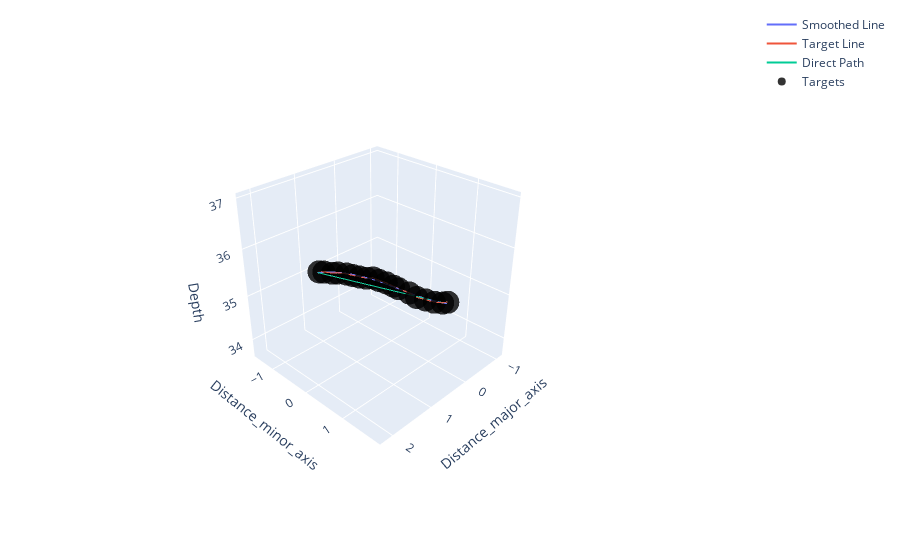

The code cell stored with this chart in its notebook:
### Code cell
i = 20
trackPlot(dfT,dfR.iloc[i].Process_ID, dfR.iloc[i].Region_ID)
print(regionStats(dfR.iloc[i],dfT,processParams1))
print(regionStats(dfR.iloc[i],dfT,processParams1))

### Figure 1 — Plotly figure (JSON) as saved in the notebook; plotly's stock layout.template omitted (floating-point values rounded to 4 significant figures)
{"data": [{"mode": "lines", "name": "Smoothed Line", "type": "scatter3d", "x": [0.1747, 0.2401, 0.2964, 0.3454, 0.3887, 0.4279, 0.4647, 0.5008, 0.5378, 0.5774, 0.6213, 0.671, 0.7284, 0.795, 0.8725, 0.9625, 1.067, 1.187], "y": [1.505, 1.371, 1.233, 1.092, 0.9476, 0.8016, 0.6544, 0.5068, 0.3595, 0.2132, 0.06863, -0.07346, -0.2124, -0.3473, -0.4776, -0.6026, -0.7214, -0.8333], "z": [35.24, 35.24, 35.25, 35.26, 35.27, 35.28, 35.3, 35.31, 35.32, 35.33, 35.34, 35.35, 35.36, 35.37, 35.37, 35.37, 35.37, 35.36]}, {"mode": "lines", "name": "Target Line", "type": "scatter3d", "x": [0.144, 0.2225, 0.2872, 0.3482, 0.4122, 0.4335, 0.473, 0.4974, 0.5262, 0.5533, 0.5974, 0.6639, 0.7306, 0.7874, 0.8419, 0.9456, 1.007, 1.109, 1.152], "y": [1.487, 1.431, 1.295, 1.138, 0.9792, 0.8193, 0.589, 0.4813, 0.3267, 0.1617, 0.05075, -0.05348, -0.167, -0.2956, -0.4151, -0.5458, -0.6258, -0.7544, -0.8472], "z": [35.25, 35.25, 35.23, 35.24, 35.25, 35.29, 35.3, 35.32, 35.34, 35.34, 35.36, 35.34, 35.35, 35.35, 35.36, 35.37, 35.36, 35.38, 35.36]}, {"mode": "lines", "name": "Direct Path", "type": "scatter3d", "x": [0.1747, 1.187], "y": [1.505, -0.8333], "z": [35.24, 35.36]}, {"marker": {"color": "black", "colorbar": {"thickness": 30, "title": {"text": "TS"}}, "colorscale": [[0, "#0d0887"], [0.1111, "#46039f"], [0.2222, "#7201a8"], [0.3333, "#9c179e"], [0.4444, "#bd3786"], [0.5556, "#d8576b"], [0.6667, "#ed7953"], [0.7778, "#fb9f3a"], [0.8889, "#fdca26"], [1, "#f0f921"]], "opacity": 0.8, "showscale": false, "size": 8}, "mode": "markers", "name": "Targets", "type": "scatter3d", "x": [0.144, 0.2225, 0.2872, 0.3482, 0.4122, 0.4335, 0.473, 0.4974, 0.5262, 0.5533, 0.5974, 0.6639, 0.7306, 0.7874, 0.8419, 0.9456, 1.007, 1.109, 1.152], "y": [1.487, 1.431, 1.295, 1.138, 0.9792, 0.8193, 0.589, 0.4813, 0.3267, 0.1617, 0.05075, -0.05348, -0.167, -0.2956, -0.4151, -0.5458, -0.6258, -0.7544, -0.8472], "z": [35.25, 35.25, 35.23, 35.24, 35.25, 35.29, 35.3, 35.32, 35.34, 35.34, 35.36, 35.34, 35.35, 35.35, 35.36, 35.37, 35.36, 35.38, 35.36]}], "layout": {"autosize": true, "margin": {"b": 10, "l": 10, "r": 20, "t": 10}, "scene": {"aspectmode": "auto", "aspectratio": {"x": 1, "y": 1, "z": 1}, "camera": {"center": {"x": 0, "y": 0, "z": 0}, "eye": {"x": 2.147, "y": 2.104, "z": 1.751}, "projection": {"type": "perspective"}, "up": {"x": 0, "y": 0, "z": 1}}, "xaxis": {"nticks": 4, "range": [-1.197, 2.303], "title": {"text": "Distance_major_axis"}, "type": "linear"}, "yaxis": {"nticks": 4, "range": [-1.588, 1.912], "title": {"text": "Distance_minor_axis"}, "type": "linear"}, "zaxis": {"nticks": 4, "range": [33.59, 37.09], "title": {"text": "Depth"}, "type": "linear"}}, "showlegend": true}}
